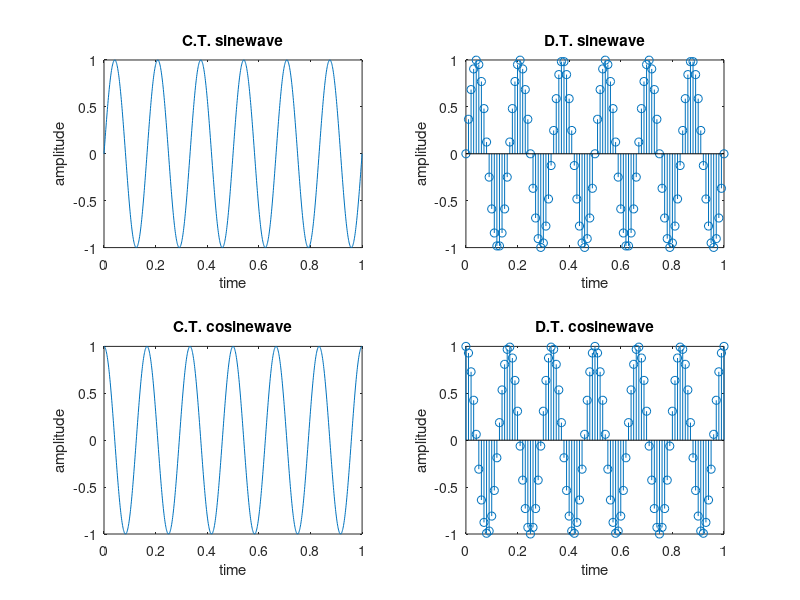

The MATLAB source for this figure:
subplot(2,2,1)
f=6
t= 0:0.001:1
y=sin(2*pi*f*t)
plot(t,y)
xlabel('time')
ylabel('amplitude')
title('C.T. sinewave')

subplot(2,2,2)
f=6
t= 0:0.01:1
y=sin(2*pi*f*t)
stem (t,y)
xlabel('time')
ylabel('amplitude')
title('D.T. sinewave')

subplot(2,2,3)
f=6
t= 0:0.001:1
y=cos(2*pi*f*t)
plot(t,y)
xlabel('time')
ylabel('amplitude')
title('C.T. cosinewave')

subplot(2,2,4)
f=6
t= 0:0.01:1
y=cos(2*pi*f*t)
stem(t,y)
xlabel('time')
ylabel('amplitude')
title('D.T. cosinewave')